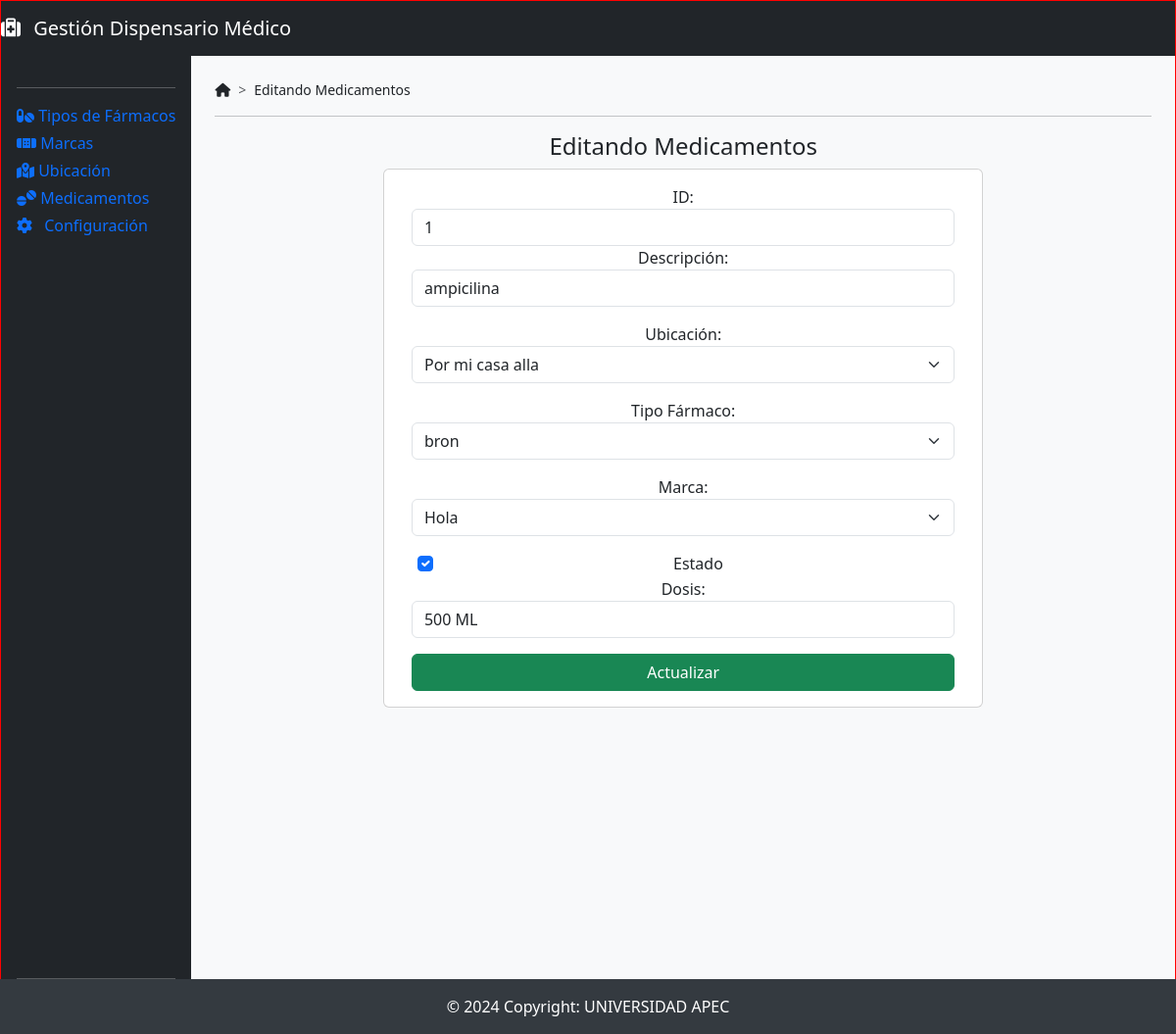
Page /edicionMedicamentos/1 on the earlier database version.
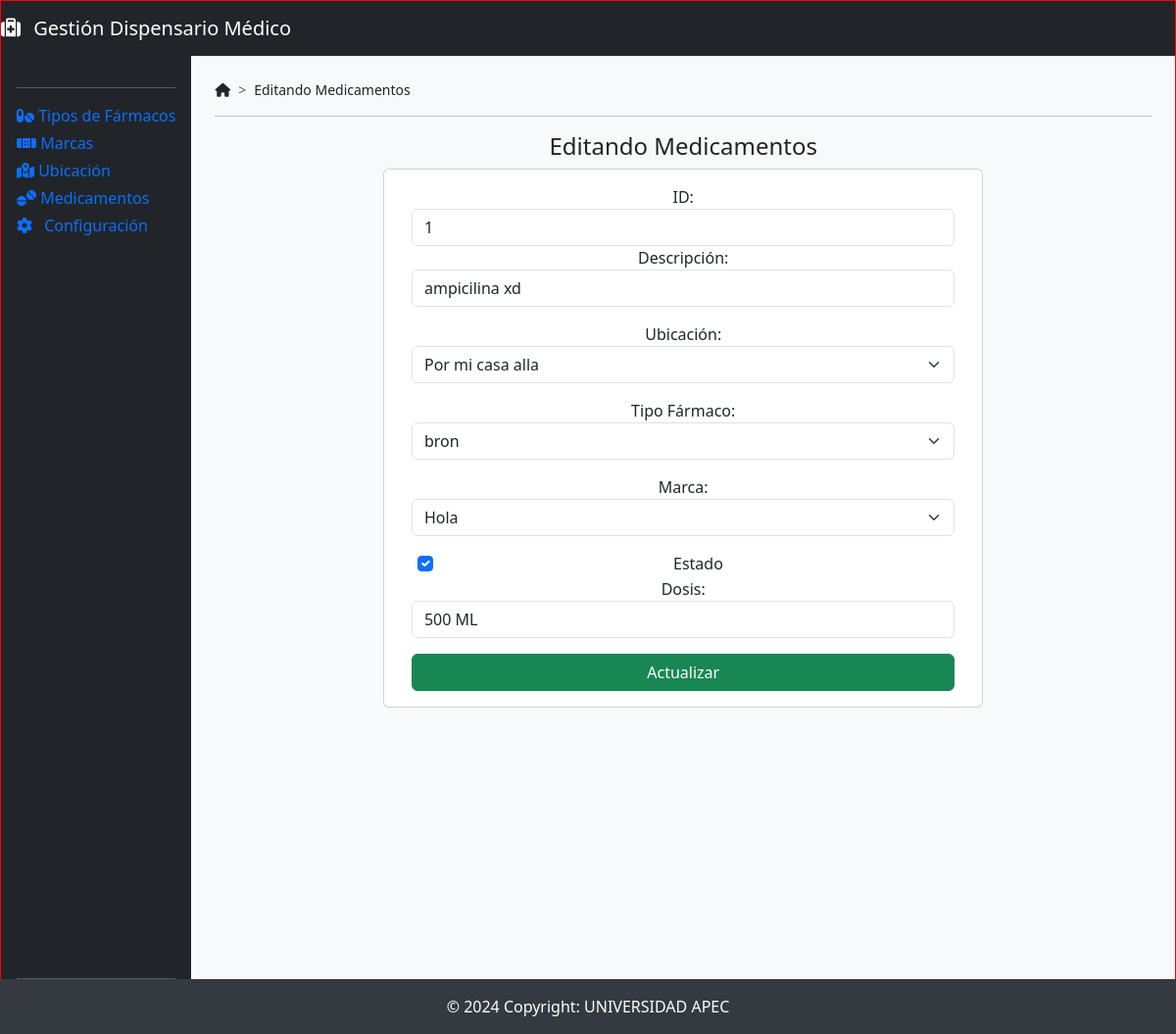
Same page on the later database version.
### DispensarioMedico/models.py (models this page shows)
class Medicamentos(models.Model):
    idmedicamentos = models.AutoField(db_column='idMedicamentos', primary_key=True)  # Field name made lowercase.
    descripcion = models.TextField(db_column='Descripcion', blank=True, null=True)  # Field name made lowercase.
    idtipofarmaco = models.ForeignKey('Tipofarmacos', models.DO_NOTHING, db_column='idTipoFarmaco', blank=True, null=True)  # Field name made lowercase.
    idmarca = models.ForeignKey(Marcas, models.DO_NOTHING, db_column='idMarca', blank=True, null=True)  # Field name made lowercase.
    idubicaciones = models.ForeignKey('Ubicacioness', models.DO_NOTHING, db_column='idUbicaciones', blank=True, null=True)  # Field name made lowercase.
    dosis = models.TextField(db_column='Dosis', blank=True, null=True)  # Field name made lowercase.
    estado = models.TextField(db_column='Estado', blank=True, null=True)  # Field name made lowercase. This field type is a guess.
    class Meta:
        managed = False
        db_table = 'Medicamentos'

### DispensarioMedico/views.py (the view)
# urls.py: path('edicionMedicamentos/<idmedicamentos>', views.edicionMedicamentos, name='edicionMedicamentos'),
def edicionMedicamentos(request, idmedicamentos):
    medicamentos = Medicamentos.objects.get(idmedicamentos=idmedicamentos)
    marcas = Marcas.objects.all()
    tipoFarmacos = Tipofarmacos.objects.all()
    ubicaciones = Ubicacioness.objects.all()
    return render(request, 'edicionMedicamentos.html', {'medicamentos': medicamentos,
                                                                            'marcas': marcas,
                                                                             'tipoFarmacos': tipoFarmacos,
                                                                            'ubicaciones': ubicaciones})

### DispensarioMedico/models.py (called while the page is built)
    def __str__(self):
        texto = "{0}"
        return texto.format(self.idmarca)

    def __str__(self):
        texto = "{0} "
        return texto.format(self.idtipofarmaco)

    def __str__(self):
        texto = "{0} "
        return texto.format(self.idubicaciones)

### DispensarioMedico/templates/edicionMedicamentos.html (shortened to what the changed rows need)
{% extends "./base.html" %}
{% block body %}
    <div class="row">
            <div class="card">
                <div class="card-body">
                    <form action="/editarMedicamentos/" method="post">{% csrf_token %}
                      <div class="form-group">
                          <label for="">ID:</label>
                          <input type="text"
                                 name="txtIdMedicamentos"
                                 value="{{medicamentos.idmedicamentos }}"
                                 class="form-control"
                                 placeholder="ID"
                                 readonly>
                      </div>
                        <div class="form-group mb-3">
                            <label for="txtDescripcionMedicamentos">Descripción:</label>
                            <input type="text"
                                   name="txtDescripcionMedicamentos"
                                   value="{{medicamentos.descripcion }}"
                                   id="txtDescripcionMedicamentos"
                                   class="form-control"
                                   placeholder="Descripción"
                                   minlength="1"
                                   maxlength="500"
                                   required>
                        </div>
                       <div class="form-group" style="margin-left: 0.4rem">
                          <div class="form-check">
                              <input class="form-check-input"
                                      type="checkbox"
                                      name="txtEstadoMedicamentos"
                                      id="txtEstadoMedicamentos"
                                      {% if medicamentos.estado == 1 %}checked{% endif %}>
                              <label class="form-check-label" for="gridCheck">Estado</label>
                          </div>
                      </div>
                        <div class="form-group mb-3">
                            <label for="txtDosisMedicamentos">Dosis:</label>
                            <input type="text"
                                   name="txtDosisMedicamentos"
                                   value="{{ medicamentos.dosis }}"
                                   id="txtDosisMedicamentos"
                                   class="form-control"
                                   placeholder="Dosis"
                                   minlength="1"
                                   maxlength="500"
                                   required>
                        </div>
                    </form>
                </div>
            </div>
        </div>
{% endblock %}

Differences in the rows shown:
changed Medicamentos "500 ML": txtDescripcionMedicamentos "ampicilina" → "ampicilina xd"
